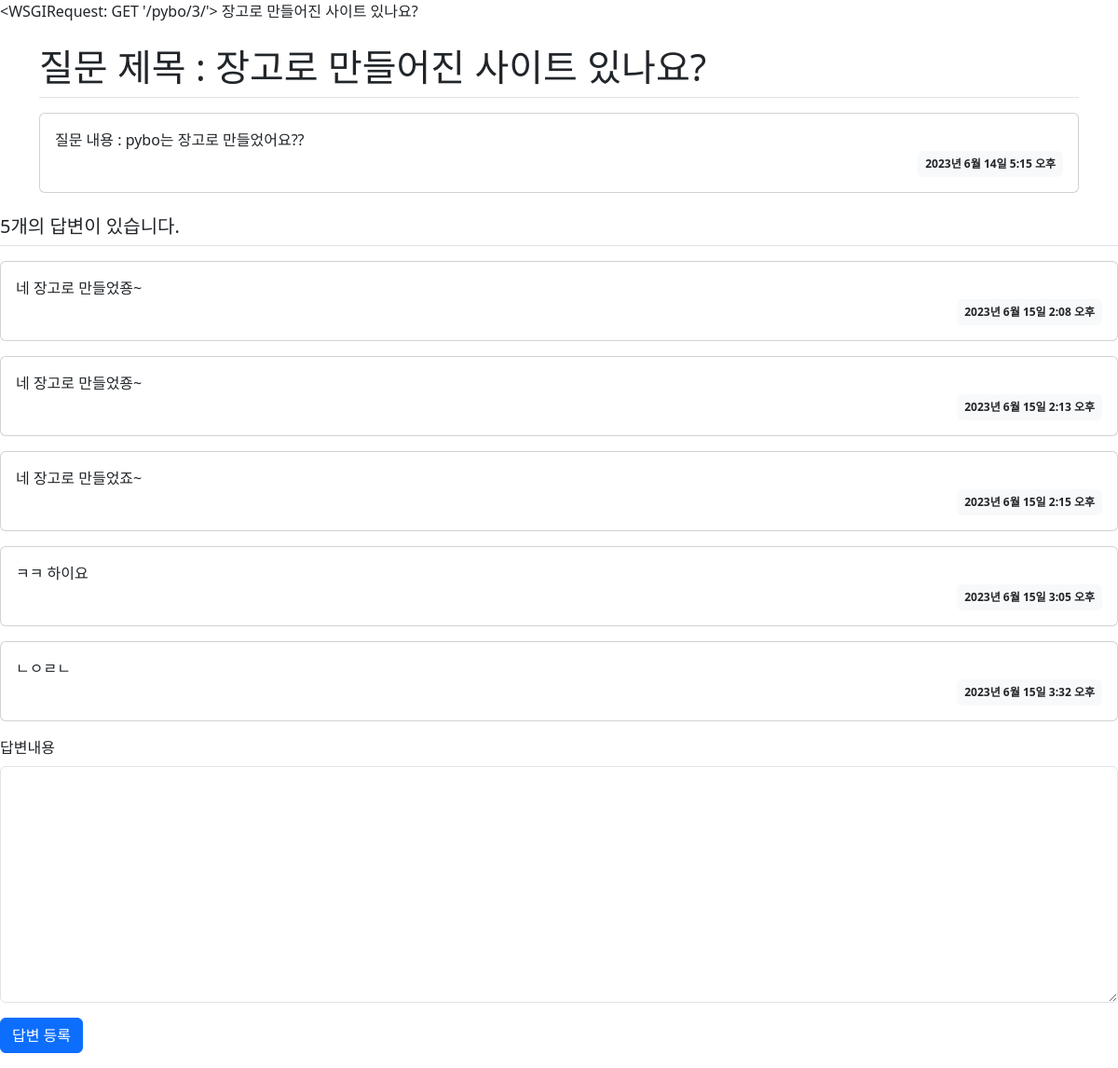
Page /pybo/3/ on the earlier database version.
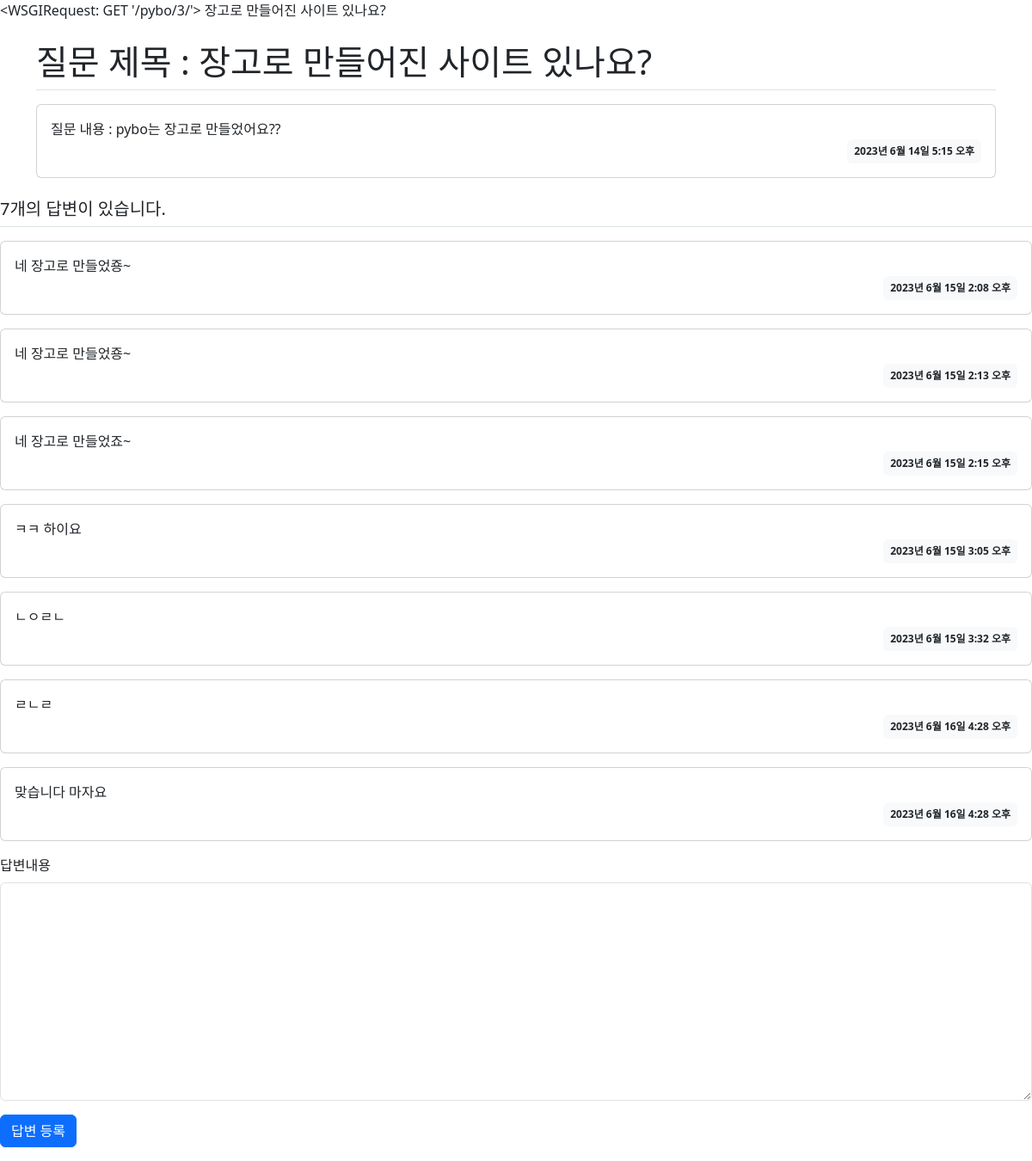
Same page on the later database version.
### pybo/models.py (models this page shows)
class Question(models.Model): # 테이블 이름 = 클래스명
    subject = models.CharField(max_length=200)
    content = models.TextField() # Char와 Text의 차이 = max_length로 글자제한 vs 무한 가능
    create_date = models.DateTimeField()
    def __str__(self):
        return self.subject # shell에서 Question.objects.all()하면 subject 로 표현해줌.

class Answer(models.Model):
    question = models.ForeignKey(Question, on_delete = models.CASCADE) # 외래키 : 외부에 있는 테이블을 가져와서 컬럼처럼 사용
    content = models.TextField()
    create_date = models.DateTimeField()

### pybo/views.py (the view)
# urls.py: path("<int:q_id>/", views.detail, name ='detail'), # pybo/1 로 가도록 q_id라는 내 URL 변수를 만든 것이다.
def detail(req, q_id): # 아까 urls.py에서 만든 <int:q_id> 를 detail 이 알아야한다.
    q = get_object_or_404(Question, pk=q_id)
    context = {'question' : q, 'request': req } # dictionary로 프론트단에 넘겨줄 데이터 포장
    return render(req, 'pybo/question_detail.html', context) # 요청, 템플릿을 누가받을건지, 넘겨줄내용

### templates/pybo/question_detail.html (shortened to what this page needs)
{% extends "pybo/base.html" %}
{% block my_content %}
<head>
</head>
<body>
    {{ request }} {{ question }}
    <div class="container my-3">
        <h1 class="border-bottom py-2"> 질문 제목 : {{ question.subject }}</h1>
        <div class="card my-3">
            <div class="card-body">
                <div class="card-text" style="white-space: pre-line;">질문 내용 : {{ question.content }}
                </div>
                <div class="d-flex justify-content-end">
                    <div class="badge bg-light text-dark p-2">
                        {{ question.create_date }}
                    </div>
                </div>
            </div>
        </div>
    </div>
    <h5 class="border-bottom my-3 py-2">{{ question.answer_set.count }}개의 답변이 있습니다.</h5>
    {% for a in question.answer_set.all %}
    <div class="card my-3">
        <div class="card-body">
            <div class="card-text" style="white-space: pre-line;">{{ a.content }}</div>
            <div class="d-flex justify-content-end">
                <div class="badge bg-light text-dark p-2">
                    {{ a.create_date }}
                </div>
            </div>
        </div>
    </div>
    {% endfor %}
    <form action="{% url 'pybo:answer_create' question.id %}" method="post" class="my-3">
        <div class="mb-3">
            <label for="content" class="form-label">답변내용</label>
            <textarea name="content" id="content" class="form-control" rows="10"></textarea>
        </div>
        <input type="submit" value="답변 등록" class="btn btn-primary">
    </form>
</body>
{% endblock %}

Differences in the rows shown:
computed for Question "장고로 만들어진 사이트 있나요?": answer_set.count "5" → "7"
added Answer: content "ㄹㄴㄹ", create_date "2023년 6월 16일 4:28 오후"
added Answer: content "맞습니다 마자요", create_date "2023년 6월 16일 4:28 오후"
